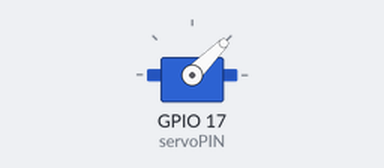
The program below on a simulated Raspberry Pi (BCM pin numbers). Shown: servo. Servo angles are drawn from the pulse width (0.5 ms = 0°, 2.5 ms = 180°).

Above: at 0.1 s.
Timing chart, 0 to 1.6 s (numbered marks = the images above):
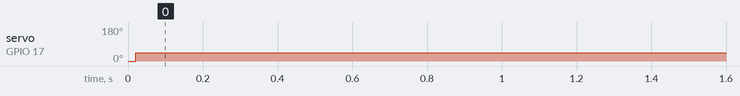

Measured:
- by itself, servo on GPIO 17 (servoPIN): 0° → 45° at 0.02 s

The program:

r_PWM_Test.py
```python
#!/usr/bin/python
# coding=utf-8

import RPi.GPIO as GPIO
import time

servoPIN = 17
GPIO.setmode(GPIO.BCM)
GPIO.setup(servoPIN, GPIO.OUT)

p = GPIO.PWM(servoPIN, 50) # GPIO 17 als PWM mit 50Hz
p.start(2.5) # Initialisierung
try:
  while True:
    p.ChangeDutyCycle(5)
    #time.sleep(0.5)
    #p.ChangeDutyCycle(7.5)
    #time.sleep(0.5)
    #p.ChangeDutyCycle(10)
    #time.sleep(0.5)
    #p.ChangeDutyCycle(12.5)
    #time.sleep(0.5)
    #p.ChangeDutyCycle(10)
    #time.sleep(0.5)
    #p.ChangeDutyCycle(7.5)
    #time.sleep(0.5)
    #p.ChangeDutyCycle(5)
    #time.sleep(0.5)
    #p.ChangeDutyCycle(2.5)
    #time.sleep(0.5)
except KeyboardInterrupt:
  p.stop()
  GPIO.cleanup()
```
